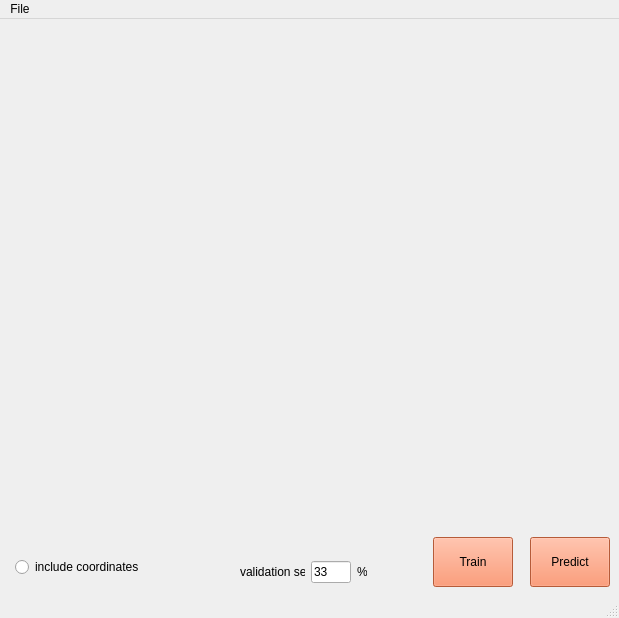
<?xml version="1.0" encoding="UTF-8"?>
<ui version="4.0">
 <class>Labeling</class>
 <widget class="QMainWindow" name="Labeling">
  <property name="geometry">
   <rect>
    <x>0</x>
    <y>0</y>
    <width>619</width>
    <height>618</height>
   </rect>
  </property>
  <property name="windowTitle">
   <string>MainWindow</string>
  </property>
  <widget class="QWidget" name="centralwidget">
   <layout class="QGridLayout" name="gridLayout">
    <item row="1" column="5" rowspan="4" colspan="2">
     <widget class="QPushButton" name="button_train">
      <property name="minimumSize">
       <size>
        <width>0</width>
        <height>50</height>
       </size>
      </property>
      <property name="styleSheet">
       <string notr="true">background-color: coral;</string>
      </property>
      <property name="text">
       <string>Train</string>
      </property>
     </widget>
    </item>
    <item row="1" column="8" rowspan="4">
     <widget class="QPushButton" name="button_classify">
      <property name="minimumSize">
       <size>
        <width>0</width>
        <height>50</height>
       </size>
      </property>
      <property name="styleSheet">
       <string notr="true">background-color: coral;</string>
      </property>
      <property name="text">
       <string>Predict</string>
      </property>
     </widget>
    </item>
    <item row="3" column="4" rowspan="2">
     <spacer name="horizontalSpacer_2">
      <property name="orientation">
       <enum>Qt::Horizontal</enum>
      </property>
      <property name="sizeHint" stdset="0">
       <size>
        <width>68</width>
        <height>20</height>
       </size>
      </property>
     </spacer>
    </item>
    <item row="0" column="0" colspan="9">
     <widget class="MplWidget" name="MplWidget" native="true">
      <property name="sizePolicy">
       <sizepolicy hsizetype="Expanding" vsizetype="Expanding">
        <horstretch>0</horstretch>
        <verstretch>0</verstretch>
       </sizepolicy>
      </property>
      <property name="minimumSize">
       <size>
        <width>600</width>
        <height>400</height>
       </size>
      </property>
      <property name="contextMenuPolicy">
       <enum>Qt::DefaultContextMenu</enum>
      </property>
     </widget>
    </item>
    <item row="3" column="3" rowspan="2">
     <layout class="QHBoxLayout" name="horizontalLayout">
      <item>
       <widget class="QLabel" name="label_7">
        <property name="minimumSize">
         <size>
          <width>65</width>
          <height>0</height>
         </size>
        </property>
        <property name="maximumSize">
         <size>
          <width>20</width>
          <height>16777215</height>
         </size>
        </property>
        <property name="text">
         <string>validation set</string>
        </property>
       </widget>
      </item>
      <item>
       <widget class="QLineEdit" name="val_set">
        <property name="sizePolicy">
         <sizepolicy hsizetype="Fixed" vsizetype="Fixed">
          <horstretch>0</horstretch>
          <verstretch>0</verstretch>
         </sizepolicy>
        </property>
        <property name="minimumSize">
         <size>
          <width>40</width>
          <height>0</height>
         </size>
        </property>
        <property name="maximumSize">
         <size>
          <width>40</width>
          <height>16777215</height>
         </size>
        </property>
        <property name="text">
         <string>33</string>
        </property>
       </widget>
      </item>
      <item>
       <widget class="QLabel" name="label_6">
        <property name="minimumSize">
         <size>
          <width>10</width>
          <height>0</height>
         </size>
        </property>
        <property name="maximumSize">
         <size>
          <width>20</width>
          <height>16777215</height>
         </size>
        </property>
        <property name="text">
         <string>%</string>
        </property>
       </widget>
      </item>
     </layout>
    </item>
    <item row="3" column="1">
     <widget class="QRadioButton" name="include_coordinates">
      <property name="text">
       <string>include coordinates</string>
      </property>
     </widget>
    </item>
    <item row="3" column="7">
     <spacer name="horizontalSpacer_4">
      <property name="orientation">
       <enum>Qt::Horizontal</enum>
      </property>
      <property name="sizeHint" stdset="0">
       <size>
        <width>20</width>
        <height>20</height>
       </size>
      </property>
     </spacer>
    </item>
    <item row="3" column="2">
     <spacer name="horizontalSpacer_3">
      <property name="orientation">
       <enum>Qt::Horizontal</enum>
      </property>
      <property name="sizeHint" stdset="0">
       <size>
        <width>99</width>
        <height>20</height>
       </size>
      </property>
     </spacer>
    </item>
   </layout>
  </widget>
  <widget class="QMenuBar" name="menubar">
   <property name="geometry">
    <rect>
     <x>0</x>
     <y>0</y>
     <width>619</width>
     <height>21</height>
    </rect>
   </property>
   <widget class="QMenu" name="menuFile">
    <property name="title">
     <string>File</string>
    </property>
    <addaction name="menu_save_model"/>
    <addaction name="menu_load_model"/>
   </widget>
   <addaction name="menuFile"/>
  </widget>
  <widget class="QStatusBar" name="statusbar"/>
  <action name="menu_save_model">
   <property name="text">
    <string>Save Model</string>
   </property>
  </action>
  <action name="menu_label_load">
   <property name="text">
    <string>Load Labels</string>
   </property>
  </action>
  <action name="actionSave_Labels_As">
   <property name="text">
    <string>Save Labels As...</string>
   </property>
  </action>
  <action name="menu_add_labels">
   <property name="text">
    <string>Add Labels</string>
   </property>
  </action>
  <action name="menu_clear_labels">
   <property name="text">
    <string>Clear Labels</string>
   </property>
  </action>
  <action name="menu_load_model">
   <property name="text">
    <string>Load Model</string>
   </property>
  </action>
 </widget>
 <customwidgets>
  <customwidget>
   <class>MplWidget</class>
   <extends>QWidget</extends>
   <header>mplwidget.h</header>
   <container>1</container>
  </customwidget>
 </customwidgets>
 <resources/>
 <connections/>
</ui>
